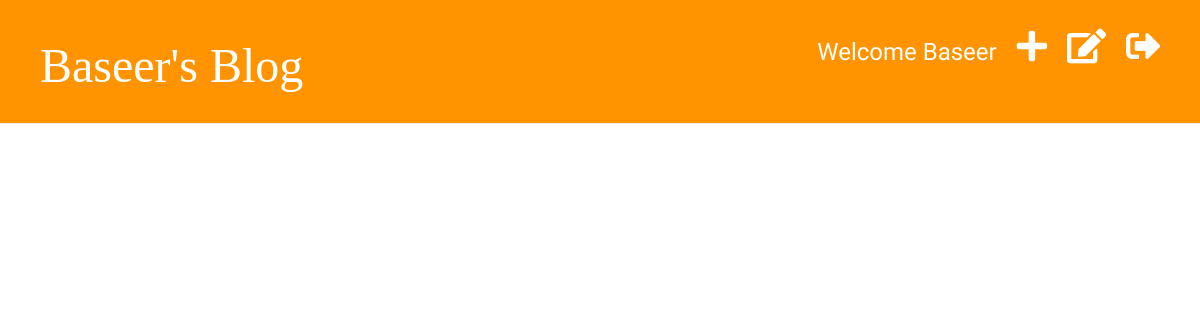
/drafts/ (signed in), run on an earlier commit of the app's database.
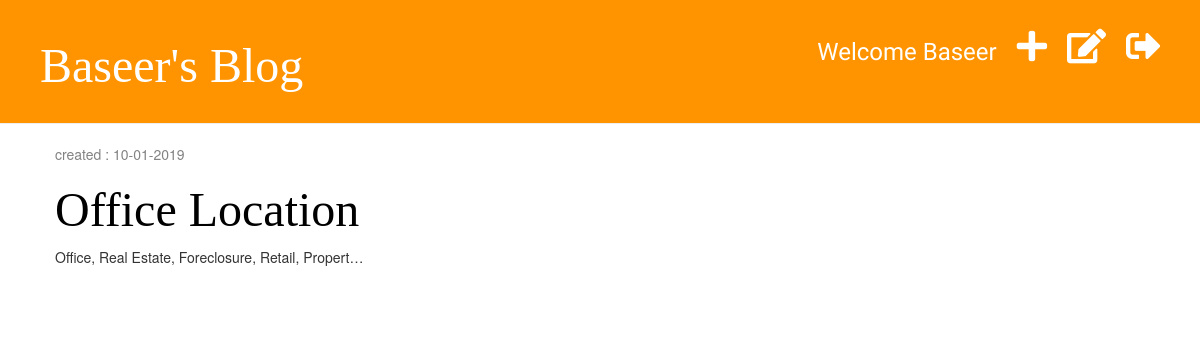
And on a later commit of the database.
### blog/models.py (models this page shows, shortened)
class Post(models.Model):
    author = models.ForeignKey('auth.User', on_delete=models.CASCADE)
    title = models.CharField(max_length=200)
    text = models.TextField()
    created_date = models.DateTimeField(default=timezone.now)
    published_date = models.DateTimeField(blank=True,null=True)

### blog/views.py (the view)
# urls.py: path('drafts/', views.post_draft_list, name='post_draft_list'),
@login_required
def post_draft_list(request):
    posts = Post.objects.filter(published_date__isnull=True).order_by('-created_date')
    return render(request, 'blog/post_draft_list.html', {'posts': posts})

### blog/templates/blog/post_draft_list.html (shortened to what this page needs)
{% extends 'blog/base.html' %}
{% block content %}
    {% for post in posts %}
        <div class="post">
            <p class="date">
                created : {{ post.created_date| date:'m-d-Y' }}
            </p>
            <h1><a href="{% url 'post_detail' postid=post.pk %}">{{ post.title }}</a></h1>
            <p>{{ post.text| truncatechars:50 }}</p>
        </div>
    {% endfor %}
{% endblock %}

### blog/templates/blog/base.html (shortened to what this page needs)
{% load staticfiles %}
<!DOCTYPE html>
<html lang="en">
<head>
    <link rel="stylesheet" href="https://maxcdn.bootstrapcdn.com/bootstrap/3.2.0/css/bootstrap.min.css">
    <link rel="stylesheet" href="{% static 'css/blog.css' %}">
    <link rel="stylesheet" href="https://cdnjs.cloudflare.com/ajax/libs/font-awesome/5.2.0/css/all.css">
</head>
<body>
<div class="page-header">
    {% if user.is_authenticated %}
        <a href="{% url 'logout' %}" class="top-menu">
           <i class="fas fa-sign-out-alt"></i>
        </a>
        <a href="{% url 'post_draft_list' %}" class="top-menu">
            <i class="fas fa-edit"></i>
        </a>
        <a href="{% url 'post_new' %}" class="top-menu">
            <i class="fas fa-plus"></i>
        </a>
        <p class="top-menu">Welcome {{ user.username }}</p>
    {% else %}
        <a href="{% url 'login' %}" class="top-menu">
            <i class="fas fa-sign-in-alt fa-2x"></i>
        </a>
    {% endif %}
    <h1><a href='{% url "post_list" %}'>Baseer's Blog</a></h1>
</div>
<div class="content container">
    <div class="row">
        <div class="col-md-8">
            {% block content %}
            {% endblock %}
        </div>
    </div>
</div>
</body>
</html>

What changed in the data, as far as the page shows it:
added Post: created_date "10-01-2019", title "Office Location", text "Office, Real Estate, Foreclosure, Retail, Propert…"
